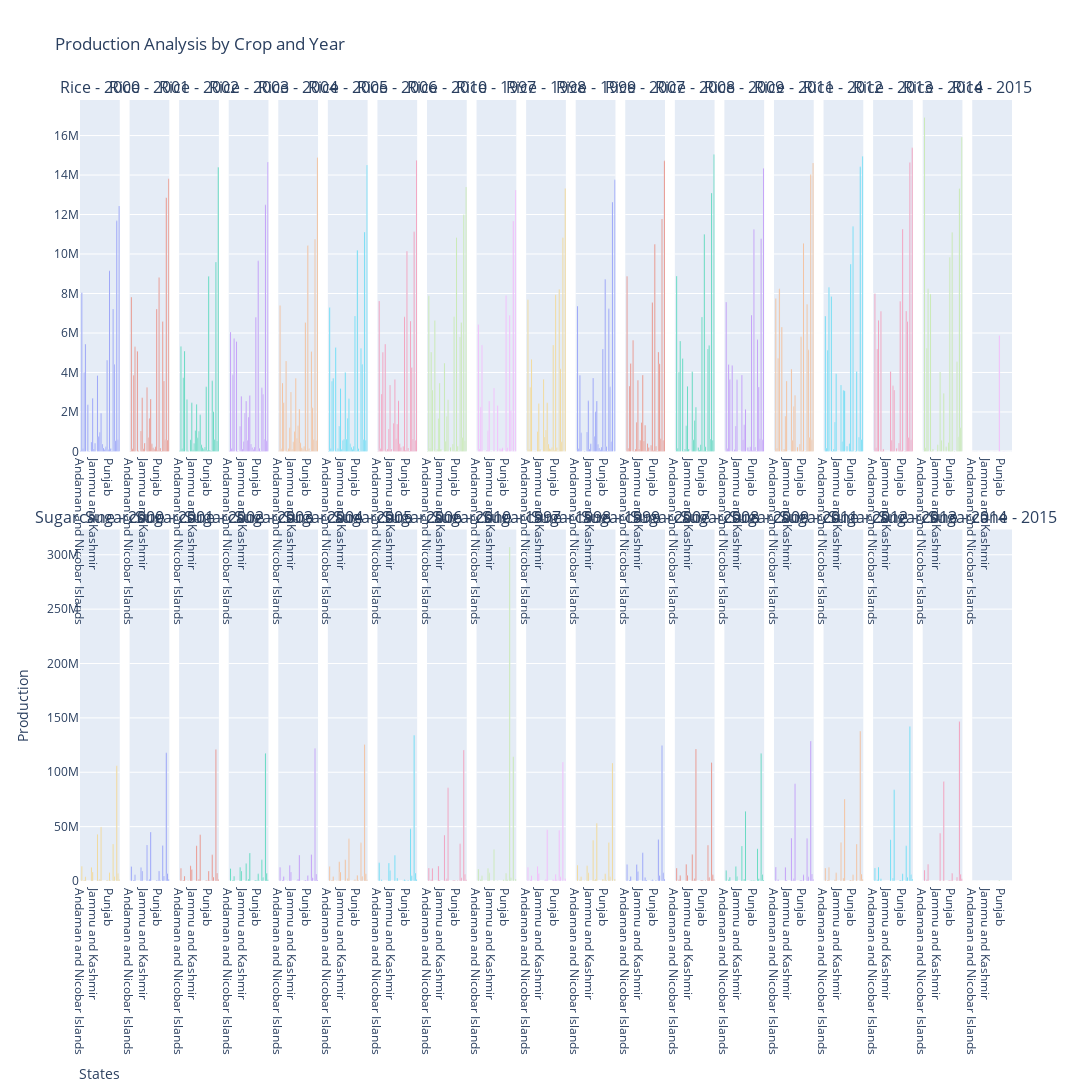

Here is the notebook cell this chart was saved with:
### Code cell
fig.update_layout(title='Production Analysis by Crop and Year',
                  height=1500, width=10000, showlegend=False)

# Update x-axis and y-axis titles
fig.update_xaxes(title_text='States', row=len(crops_to_be_analysed), col=1)
fig.update_yaxes(title_text='Production', row=int(len(crops_to_be_analysed)), col=1)

# Show plot
fig.show()
